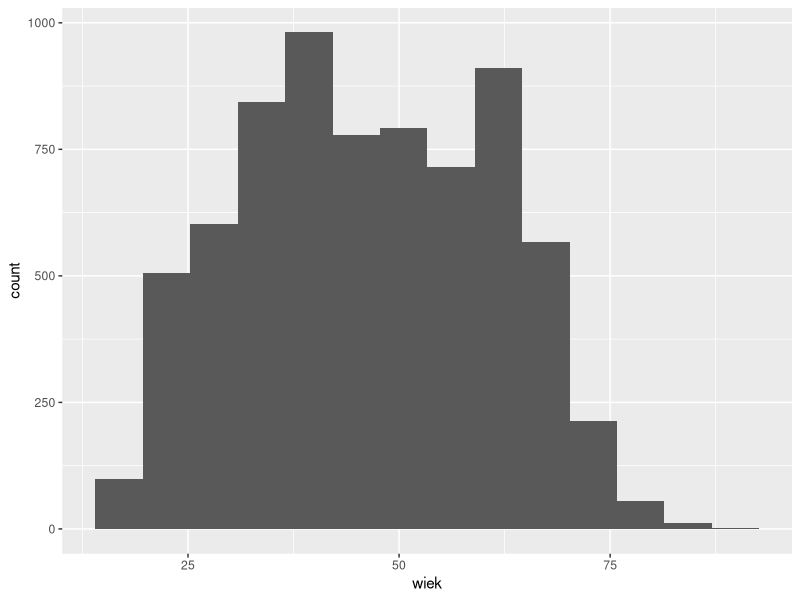
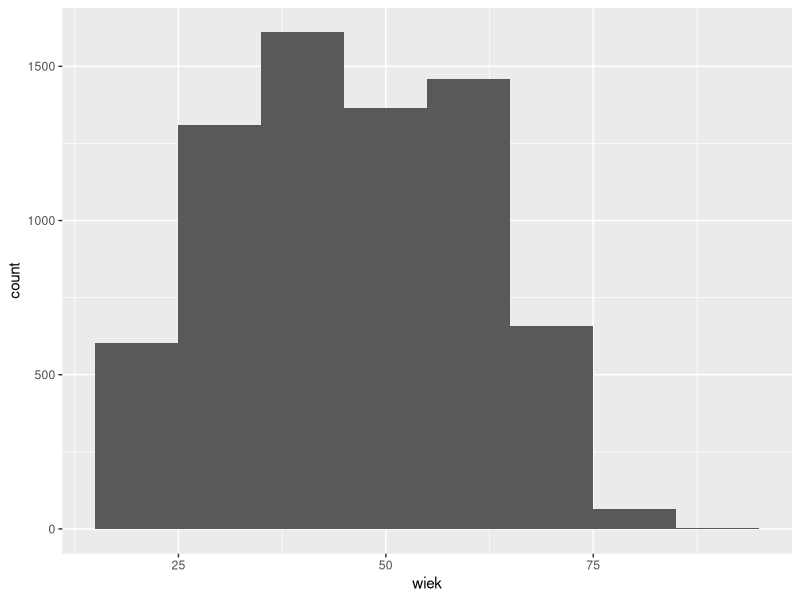
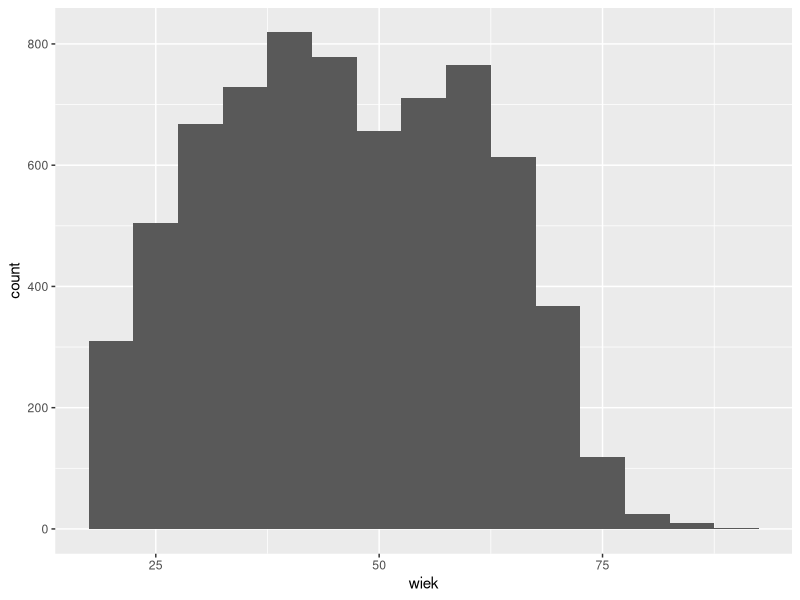
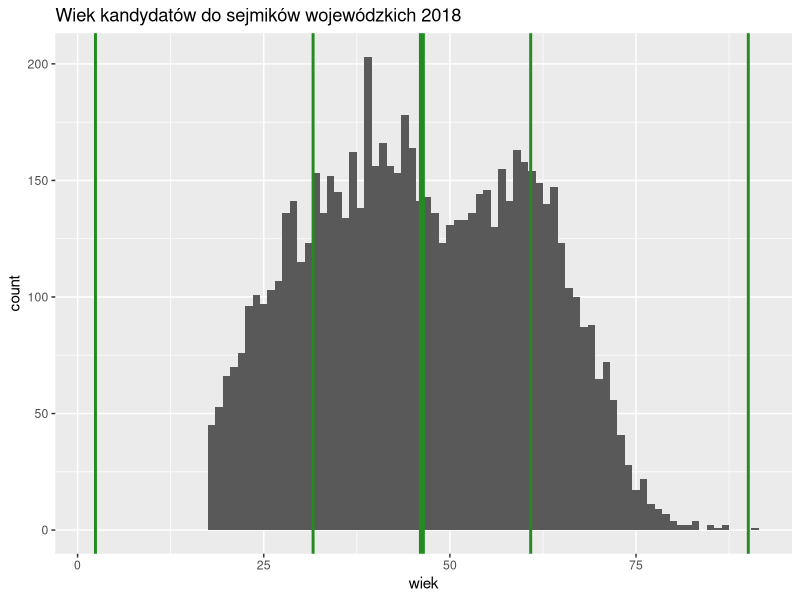
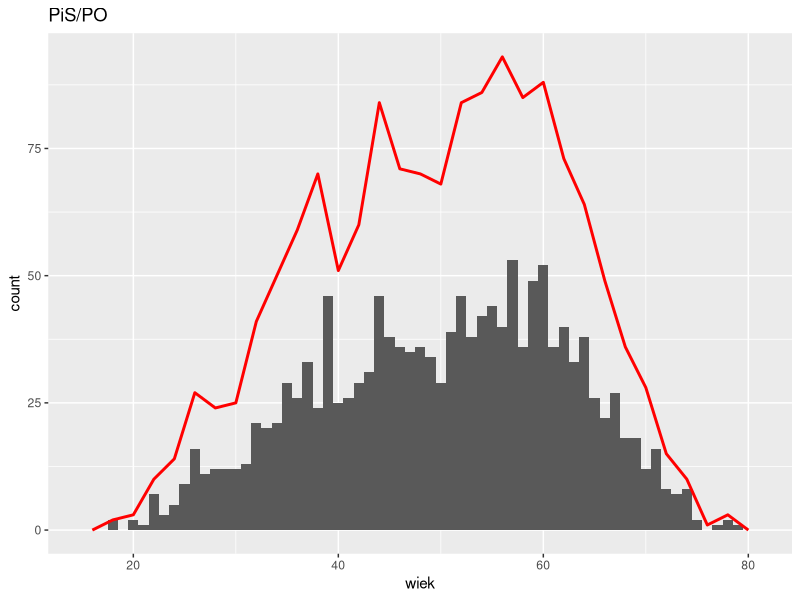
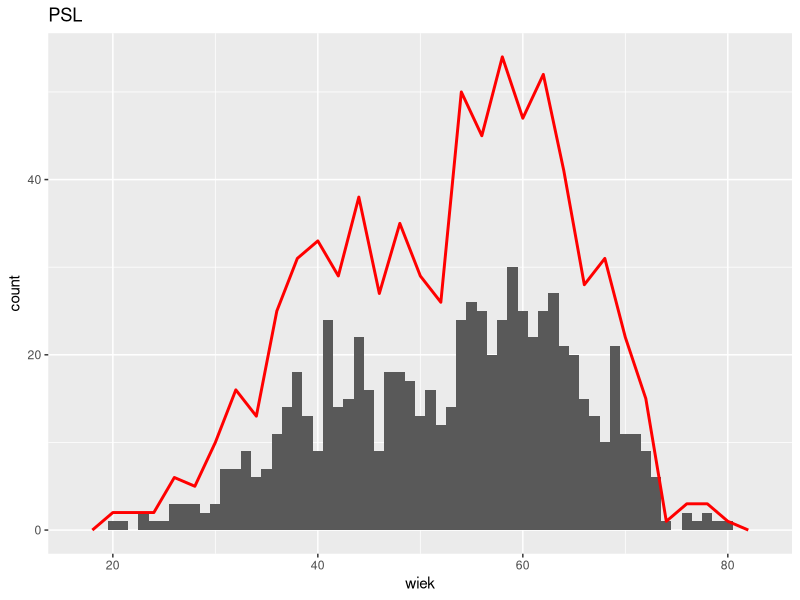
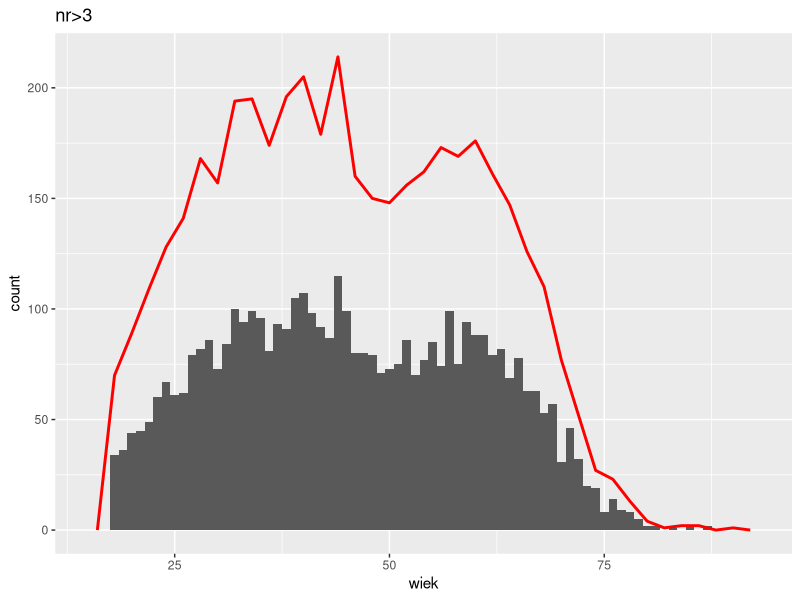

Reproduce these figures in R, in order.
library("ggplot2");
library("dplyr")

d <- read.csv("kandydaci_ws_2018_3.csv", sep = ';',  header=T, na.string="NA");

fivenum(d$wiek)
m <- mean(d$wiek)

s <- sd(d$wiek)

ggplot(d, aes(x = wiek)) + geom_histogram(bins = nclass.Sturges(d$wiek))
ggplot(d, aes(x = wiek)) + geom_histogram(binwidth = 10)
ggplot(d, aes(x = wiek)) + geom_histogram(binwidth = 5)
## rozkład
ggplot(d, aes(x = wiek)) + geom_histogram(binwidth = 1) +
geom_vline(xintercept = m, colour="forestgreen", size=2) +
geom_vline(xintercept = m - 3 * s, colour="forestgreen", size=1) +
geom_vline(xintercept = m + 3 * s, colour="forestgreen", size=1) +
geom_vline(xintercept = m - 1 * s, colour="forestgreen", size=1) +
geom_vline(xintercept = m + 1 * s, colour="forestgreen", size=1) +
ggtitle("Wiek kandydatów do sejmików wojewódzkich 2018")



dPiSPO <- d %>% filter(komitet=="PO-N" | komitet=="PiS")   %>% as.data.frame
ggplot(dPiSPO, aes(x = wiek)) + geom_histogram(binwidth = 1) +
geom_freqpoly(binwidth = 2, color="red", size=1) +
ggtitle("PiS/PO")

dPSL <- d %>% filter(komitet=="PSL" )   %>% as.data.frame
ggplot(dPSL, aes(x = wiek)) + geom_histogram(binwidth = 1) +
geom_freqpoly(binwidth = 2, color="red", size=1) +
ggtitle("PSL")


dw <- d %>% filter(nr>3 )  %>% as.data.frame
ggplot(dw, aes(x = wiek)) + geom_histogram(binwidth = 1) +
geom_freqpoly(binwidth = 2, color="red", size=1) +
ggtitle("nr>3")
